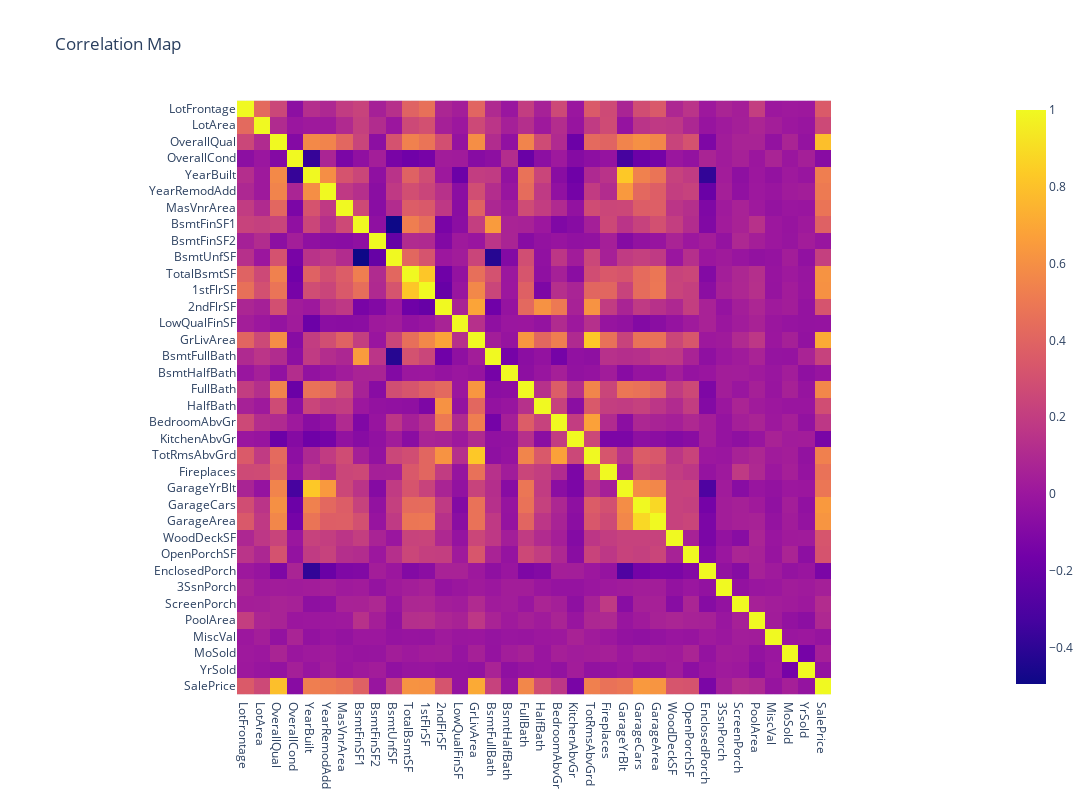

The notebook cell saved with this chart:
### Markdown cell above
### Data visualization
'OverallQual', 'GrLivingArea' are the top 2 numerical features with more than +0.7 corretion score

### Code cell
num_feat_corr=corr_map(df,num_feat,'SalePrice')

### Figure 1 — Plotly figure (JSON) as saved in the notebook; plotly's stock layout.template omitted (floating-point values rounded to 4 significant figures; data arrays with more than 128 entries replaced by an {"elided": "..."} marker saying what was removed)
{"data": [{"coloraxis": "coloraxis", "hovertemplate": "x: %{x}<br>y: %{y}<br>color: %{z}<extra></extra>", "name": "0", "type": "heatmap", "x": ["LotFrontage", "LotArea", "OverallQual", "OverallCond", "YearBuilt", "YearRemodAdd", "MasVnrArea", "BsmtFinSF1", "BsmtFinSF2", "BsmtUnfSF", "TotalBsmtSF", "1stFlrSF", "2ndFlrSF", "LowQualFinSF", "GrLivArea", "BsmtFullBath", "BsmtHalfBath", "FullBath", "HalfBath", "BedroomAbvGr", "KitchenAbvGr", "TotRmsAbvGrd", "Fireplaces", "GarageYrBlt", "GarageCars", "GarageArea", "WoodDeckSF", "OpenPorchSF", "EnclosedPorch", "3SsnPorch", "ScreenPorch", "PoolArea", "MiscVal", "MoSold", "YrSold", "SalePrice"], "xaxis": "x", "y": ["LotFrontage", "LotArea", "OverallQual", "OverallCond", "YearBuilt", "YearRemodAdd", "MasVnrArea", "BsmtFinSF1", "BsmtFinSF2", "BsmtUnfSF", "TotalBsmtSF", "1stFlrSF", "2ndFlrSF", "LowQualFinSF", "GrLivArea", "BsmtFullBath", "BsmtHalfBath", "FullBath", "HalfBath", "BedroomAbvGr", "KitchenAbvGr", "TotRmsAbvGrd", "Fireplaces", "GarageYrBlt", "GarageCars", "GarageArea", "WoodDeckSF", "OpenPorchSF", "EnclosedPorch", "3SsnPorch", "ScreenPorch", "PoolArea", "MiscVal", "MoSold", "YrSold", "SalePrice"], "yaxis": "y", "z": {"elided": "36x36 float values"}}], "layout": {"coloraxis": {"colorscale": [[0, "#0d0887"], [0.1111, "#46039f"], [0.2222, "#7201a8"], [0.3333, "#9c179e"], [0.4444, "#bd3786"], [0.5556, "#d8576b"], [0.6667, "#ed7953"], [0.7778, "#fb9f3a"], [0.8889, "#fdca26"], [1, "#f0f921"]]}, "height": 800, "title": {"text": "Correlation Map"}, "width": 1200, "xaxis": {"anchor": "y", "constrain": "domain", "domain": [0, 1], "scaleanchor": "y"}, "yaxis": {"anchor": "x", "autorange": "reversed", "constrain": "domain", "domain": [0, 1]}}}
